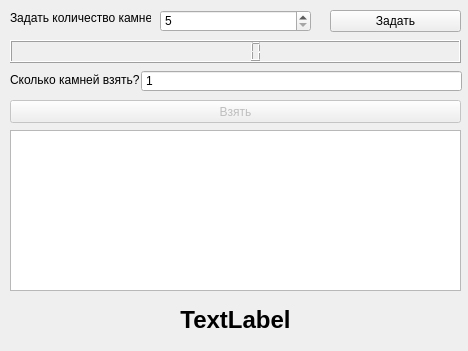
<?xml version="1.0" encoding="UTF-8"?>
<ui version="4.0">
 <class>Form</class>
 <widget class="QWidget" name="Form">
  <property name="geometry">
   <rect>
    <x>0</x>
    <y>0</y>
    <width>468</width>
    <height>351</height>
   </rect>
  </property>
  <property name="windowTitle">
   <string>Псевдоним. Возвращение</string>
  </property>
  <widget class="QLabel" name="label">
   <property name="geometry">
    <rect>
     <x>10</x>
     <y>10</y>
     <width>141</width>
     <height>16</height>
    </rect>
   </property>
   <property name="text">
    <string>Задать количество камней</string>
   </property>
  </widget>
  <widget class="QListWidget" name="listWidget">
   <property name="geometry">
    <rect>
     <x>10</x>
     <y>130</y>
     <width>451</width>
     <height>161</height>
    </rect>
   </property>
   <property name="sizeAdjustPolicy">
    <enum>QAbstractScrollArea::AdjustToContentsOnFirstShow</enum>
   </property>
  </widget>
  <widget class="QSpinBox" name="spinBox">
   <property name="geometry">
    <rect>
     <x>160</x>
     <y>10</y>
     <width>151</width>
     <height>22</height>
    </rect>
   </property>
   <property name="frame">
    <bool>true</bool>
   </property>
   <property name="buttonSymbols">
    <enum>QAbstractSpinBox::UpDownArrows</enum>
   </property>
   <property name="keyboardTracking">
    <bool>true</bool>
   </property>
   <property name="minimum">
    <number>5</number>
   </property>
  </widget>
  <widget class="QPushButton" name="pBSet">
   <property name="geometry">
    <rect>
     <x>330</x>
     <y>10</y>
     <width>131</width>
     <height>22</height>
    </rect>
   </property>
   <property name="text">
    <string>Задать</string>
   </property>
  </widget>
  <widget class="QLCDNumber" name="lcdNumber">
   <property name="geometry">
    <rect>
     <x>10</x>
     <y>40</y>
     <width>451</width>
     <height>23</height>
    </rect>
   </property>
  </widget>
  <widget class="QLabel" name="label_2">
   <property name="geometry">
    <rect>
     <x>10</x>
     <y>70</y>
     <width>151</width>
     <height>20</height>
    </rect>
   </property>
   <property name="text">
    <string>Сколько камней взять?</string>
   </property>
  </widget>
  <widget class="QPushButton" name="pBRun">
   <property name="enabled">
    <bool>false</bool>
   </property>
   <property name="geometry">
    <rect>
     <x>10</x>
     <y>100</y>
     <width>451</width>
     <height>23</height>
    </rect>
   </property>
   <property name="text">
    <string>Взять</string>
   </property>
  </widget>
  <widget class="QLabel" name="label_msg">
   <property name="geometry">
    <rect>
     <x>10</x>
     <y>299</y>
     <width>451</width>
     <height>41</height>
    </rect>
   </property>
   <property name="font">
    <font>
     <pointsize>18</pointsize>
     <weight>75</weight>
     <bold>true</bold>
    </font>
   </property>
   <property name="layoutDirection">
    <enum>Qt::LeftToRight</enum>
   </property>
   <property name="text">
    <string>TextLabel</string>
   </property>
   <property name="alignment">
    <set>Qt::AlignCenter</set>
   </property>
  </widget>
  <widget class="QSpinBox" name="spinBox_2">
   <property name="geometry">
    <rect>
     <x>141</x>
     <y>70</y>
     <width>321</width>
     <height>22</height>
    </rect>
   </property>
   <property name="buttonSymbols">
    <enum>QAbstractSpinBox::NoButtons</enum>
   </property>
   <property name="minimum">
    <number>1</number>
   </property>
   <property name="maximum">
    <number>3</number>
   </property>
  </widget>
 </widget>
 <resources/>
 <connections/>
</ui>
